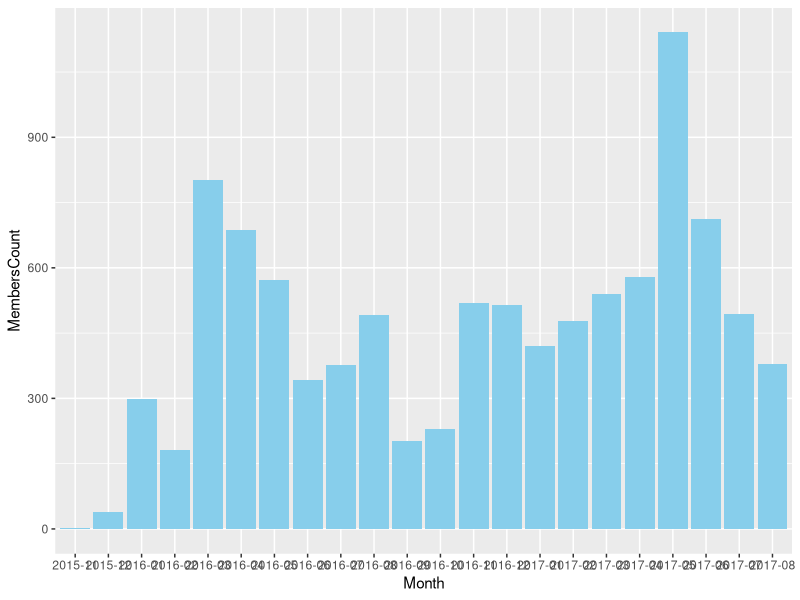

This chart was generated by the following R code: (Note: this script raises an error after producing the figure.)
### Day 2 ###
user = read.csv("input/user.csv", stringsAsFactors=FALSE)

#install.packages("stringr")
library(dplyr)

result <- user %>%
    mutate(Month = as.Date(user$CREATETIME, "%m/%d/%Y %H:%M:%S")) %>%
    mutate(Month = substring(Month,1,7)) %>%
    group_by(Month) %>%
    summarise(MembersCount = n())

library(ggplot2)

ggplot(result, aes(x=Month, y=MembersCount)) +
    geom_bar(stat="identity", fill="skyblue")

### Day 3 ###

orders = read.csv("input/orders.csv", stringsAsFactors=FALSE, fileEncoding="big5")

buyer_list <- orders %>%
    distinct(BUYERID)
buyer_list <- buyer_list$BUYERID

result <- user %>%
    mutate(Month = as.Date(user$CREATETIME, "%m/%d/%Y %H:%M:%S")) %>%
    mutate(Month = substring(Month,1,7)) %>%
    mutate(HasBought = ID %in% buyer_list) %>%
    group_by(Month, HasBought) %>%
    summarise(MembersCount = n())

ggplot(result, aes(x=Month, y=MembersCount, fill=HasBought)) +
    geom_bar(stat="identity")


